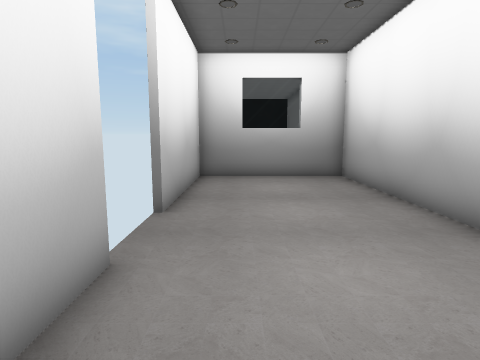
view 1 (above)

17 first-person views from a walk through a scene from a Unity 3-D project. The camera is 1.5 m above the floor, tilts 8° down and sees 75° across. Doors are open. The floor is counted in squares, 0.9 m on a side. Each view is taken from the middle of a square. On the plan, view 1 faces up. The plan holds only what a view shows up to about 16 squares ahead; the rest is blank. The place goes on beyond the plan. The player character is not drawn. Some surface patterns are stand-ins.

view 2
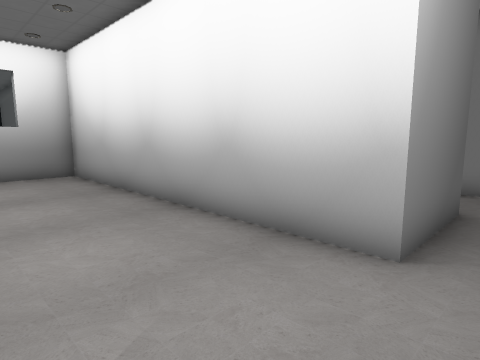

view 3
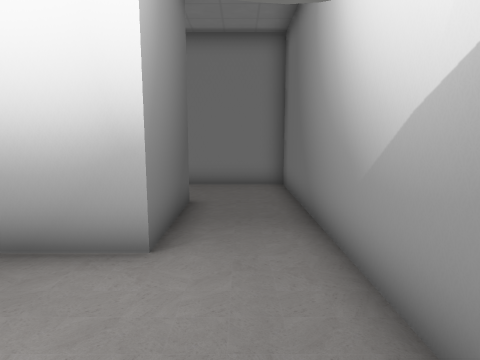

view 4
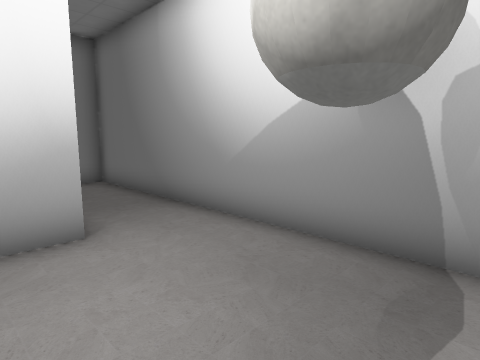

view 5
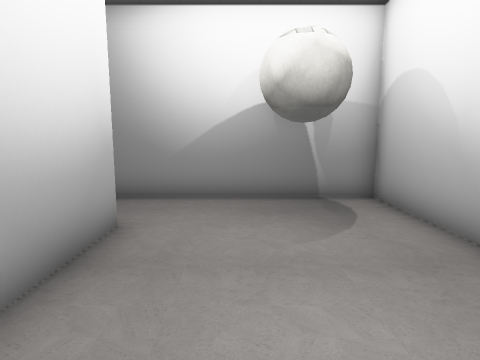

view 6
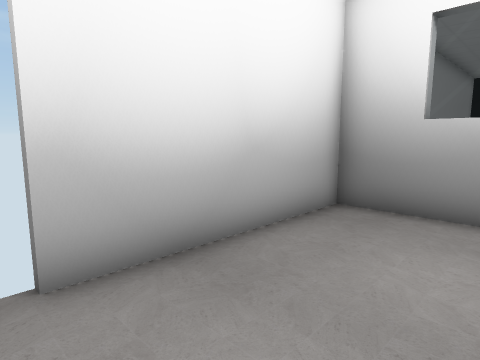

view 7
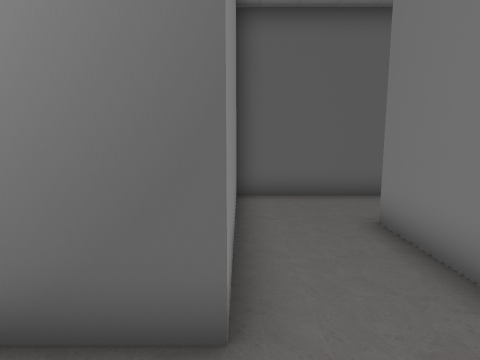

view 8
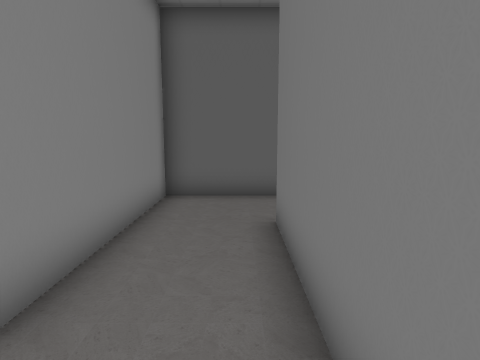

view 9
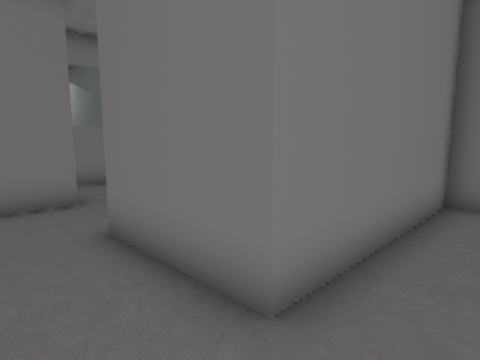

view 10
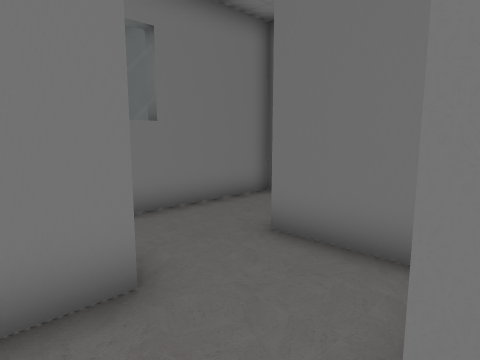

view 11
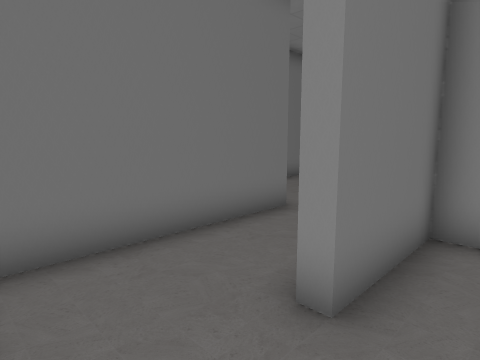

view 12
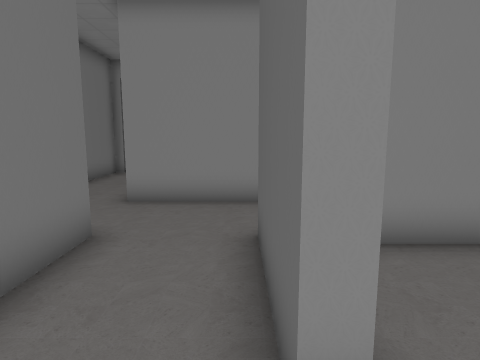

view 13
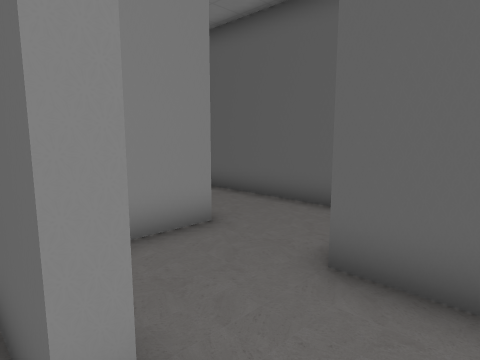

view 14
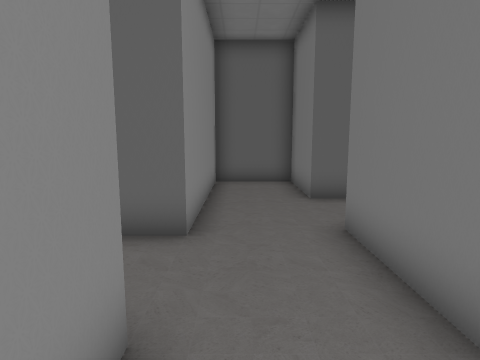

view 15
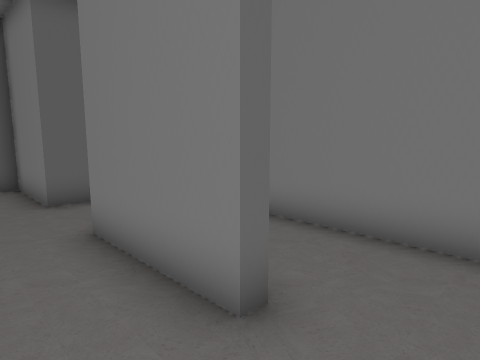

view 16
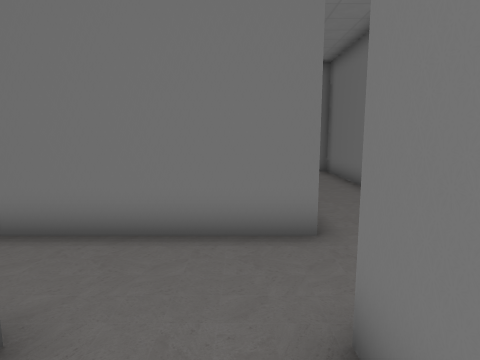

view 17
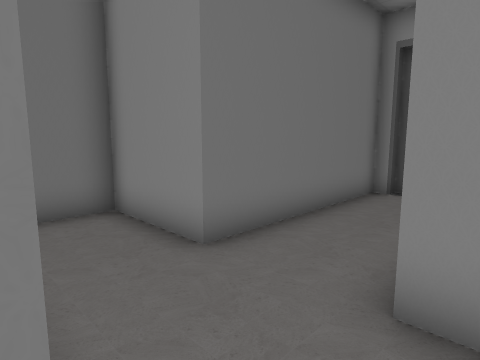

### Floor plan
Points are (right, up) in squares from view 1. A wall is a line through its corners. A room is listed if a view was taken in it or the views show most of it. See-through windows are left out.
Room 1 (views 1, 2, 3, 4, 5, 6, 7, 8, 9, 10)
walls: (-1.7, 4) (-1.7, -2.5) (10.7, -2.5) (10.7, 3.9) (14.3, 3.9); (15.4, 6.7) (7.9, 6.7) (7.9, 0.3) (4.3, 0.3) (4.3, 13.1) (-1.7, 13.1) (-1.7, 6.6); (17.1, 3.5) (17.1, 5.1)
ways out: opening at (15.5, 4) to room 2; gap at (-2, 7)
Room 2 (view 11)
walls: (18.8, 3.5) (17.1, 3.5); (14.3, 3.9) (14.3, 0.7) (17.5, 0.7); (20.3, 0.4) (20.3, 2.6)
ways out: opening at (15.5, 4) to room 1; opening at (18.5, 0) to room 3
Room 3 (views 12, 13, 17)
walls: (13.9, -2.5) (20.3, -2.5) (20.3, 0.4); (17.5, 0.7) (17.5, 0.3) (13.9, 0.3) (13.9, 3.5) (11.1, 3.5) (11.1, -2.9)
ways out: opening at (18.5, 0) to room 2; opening at (12.5, -3) to room 5
Room 4 (views 14, 15, 16)
walls: (14.4, -6.1) (13.9, -6.1); (11.1, -5.7) (11.1, -8.9) (14.4, -8.9)
ways out: opening at (12.5, -6) to room 5; opening at (14, -7.5) to room 6
Room 5 (no view inside)
walls: (11.1, -2.9) (10, -2.9); (13.9, -6.1) (13.9, -2.5); (4.7, -5.1) (4.7, -5.7) (11.1, -5.7)
ways out: opening at (12.5, -3) to room 3; opening at (12.5, -6) to room 4
Room 6 (no view inside)
walls: (17.1, -8.4) (17.1, -3.8)
ways out: opening at (14, -7.5) to room 4; opening at (15.5, -9)

Positions as (right, up) in squares from view 1, and headings:
1: (0, 0), facing up
2: (0, -1), facing up-right
3: (0, -1), facing right
4: (-1, 2), facing down-right
5: (2, 6), facing down
6: (2, 6), facing up-left
7: (8, -2), facing up
8: (10, -2), facing up
9: (9, 6), facing down-right
10: (14, 5), facing down-right
11: (20, 2), facing down-left
12: (19, 0), facing left
13: (19, 0), facing up-left
14: (12, -8), facing up
15: (12, -8), facing up-right
16: (12, -8), facing right
17: (14, -2), facing down-left
